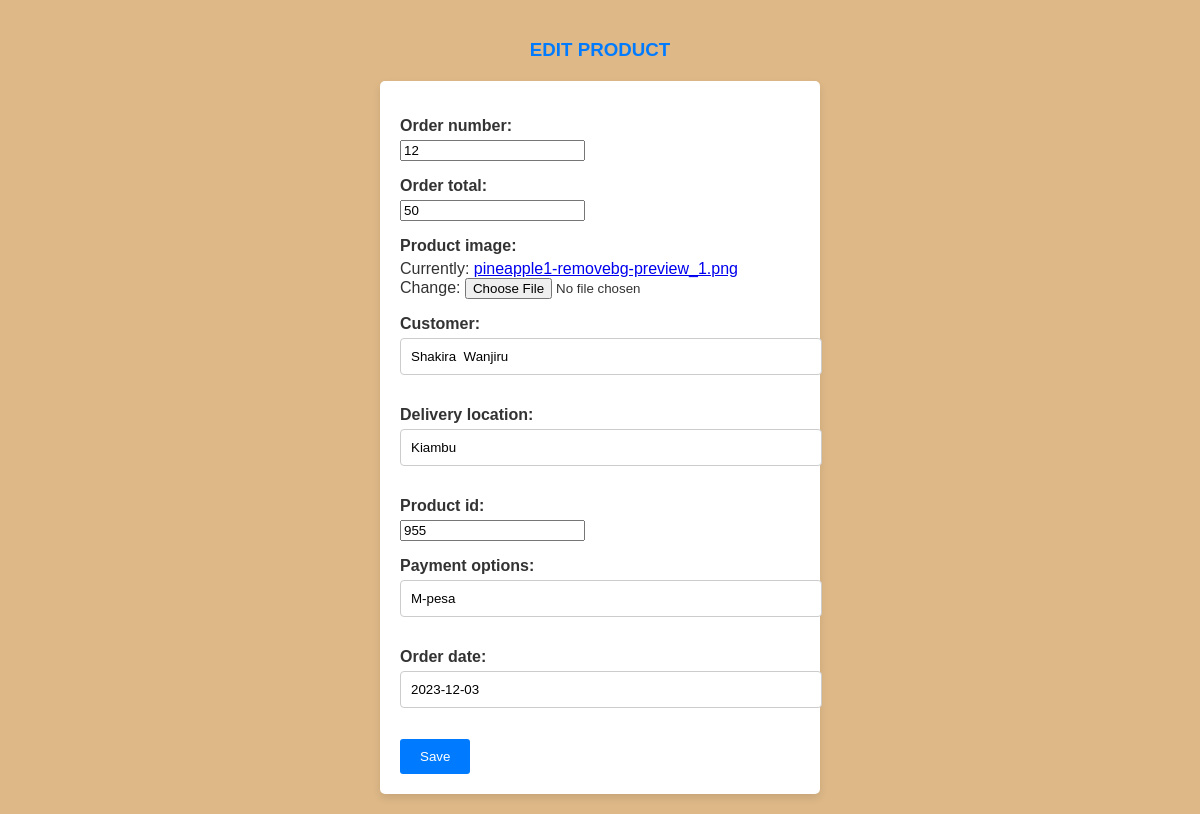
The page /orders/orders/edit/1/ on the database its author committed.
### orders/models.py (models this page shows, shortened)
class Order(models.Model):
    order_number = models.IntegerField()
    order_total = models.IntegerField()
    product_image = models.ImageField()
    customer = models.CharField(max_length=255)
    delivery_location = models.CharField(max_length=255)
    product_id = models.IntegerField()
    payment_options = models.CharField(max_length=255)
    order_date = models.DateField()

### orders/views.py (the view)
# urls.py: path('orders/edit/<int:id>/',views.edit_order, name='edit_order_view'),
def edit_order(request, id):
    order = Order.objects.get(id=id)
    if request.method == "POST":
        form = OrderForm(request.POST, instance=order)
        if form.is_valid():
            form.save()
        return redirect('order_detail_view', id=id)
    else:
        form = OrderForm(instance=order)
    return render(request, "orders/edit_order.html", {"form": form})

### orders/forms.py
class OrderForm(forms.ModelForm):
    class Meta:
        model = Order
        fields = '__all__'

### templates/orders/edit_order.html (shortened to what this page needs)
{% load static %}
<!DOCTYPE html>
<html lang="en">
<head>
    <link rel="stylesheet" href="{% static 'orders/edit_product.css' %}">
</head>
<body>
    <h3>EDIT PRODUCT</h3>
    <form method="post">
    {{form.as_p}}
    <button type="submit">Save</button>
    </form>
</body>
</html>

### inventory/static/inventory/edit_product.css (style rules this page uses)
body { font-family: Arial, sans-serif; background-color: burlywood; margin: 0; padding: 20px; color: #333; }
h3 { color: #007BFF; margin-bottom: 20px; text-align: center; }
form { max-width: 400px; margin: 0 auto; background-color: #fff; border-radius: 5px; box-shadow: 0 4px 8px rgba(0, 0, 0, 0.1); padding: 20px; }
form label { display: block; font-weight: bold; margin-bottom: 5px; }
form input[type="text"], form textarea { width: 100%; padding: 10px; border: 1px solid #ccc; border-radius: 4px; margin-bottom: 15px; }
form button { background-color: #007BFF; color: #fff; padding: 10px 20px; border: none; border-radius: 3px; cursor: pointer; }

### rows shown on the page
Order: order_number "12", order_total "50", customer "Shakira Wanjiru", delivery_location "Kiambu", product_id "955", payment_options "M-pesa", order_date "2023-12-03"
